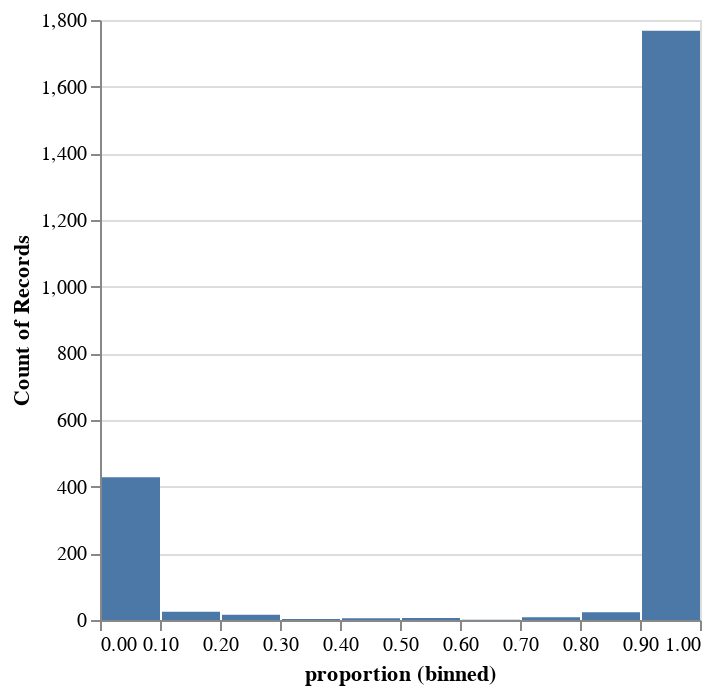

Write notebook code for a chart like this one.
### Markdown cell above
If we chart the proportions, we see them bunched up at either end of the scale. So there are lots of languages detected in only a small proportion of articles.

### Code cell
alt.Chart(df).mark_bar().encode(x=alt.X("proportion:Q", bin=True), y="count():Q")

### Figure 1 — Vega-Lite specification as saved in the notebook (floating-point values rounded to 4 significant figures; data arrays with more than 128 entries replaced by an {"elided": "..."} marker saying what was removed)
{"config": {"view": {"continuousWidth": 300, "continuousHeight": 300}}, "data": {"name": "data-a44624e350371405c66cdd6f7a342751"}, "mark": {"type": "bar"}, "encoding": {"x": {"bin": true, "field": "proportion", "type": "quantitative"}, "y": {"aggregate": "count", "type": "quantitative"}}, "$schema": "https://vega.github.io/schema/vega-lite/v5.20.1.json", "datasets": {"data-a44624e350371405c66cdd6f7a342751": {"elided": "2283 records"}}}
